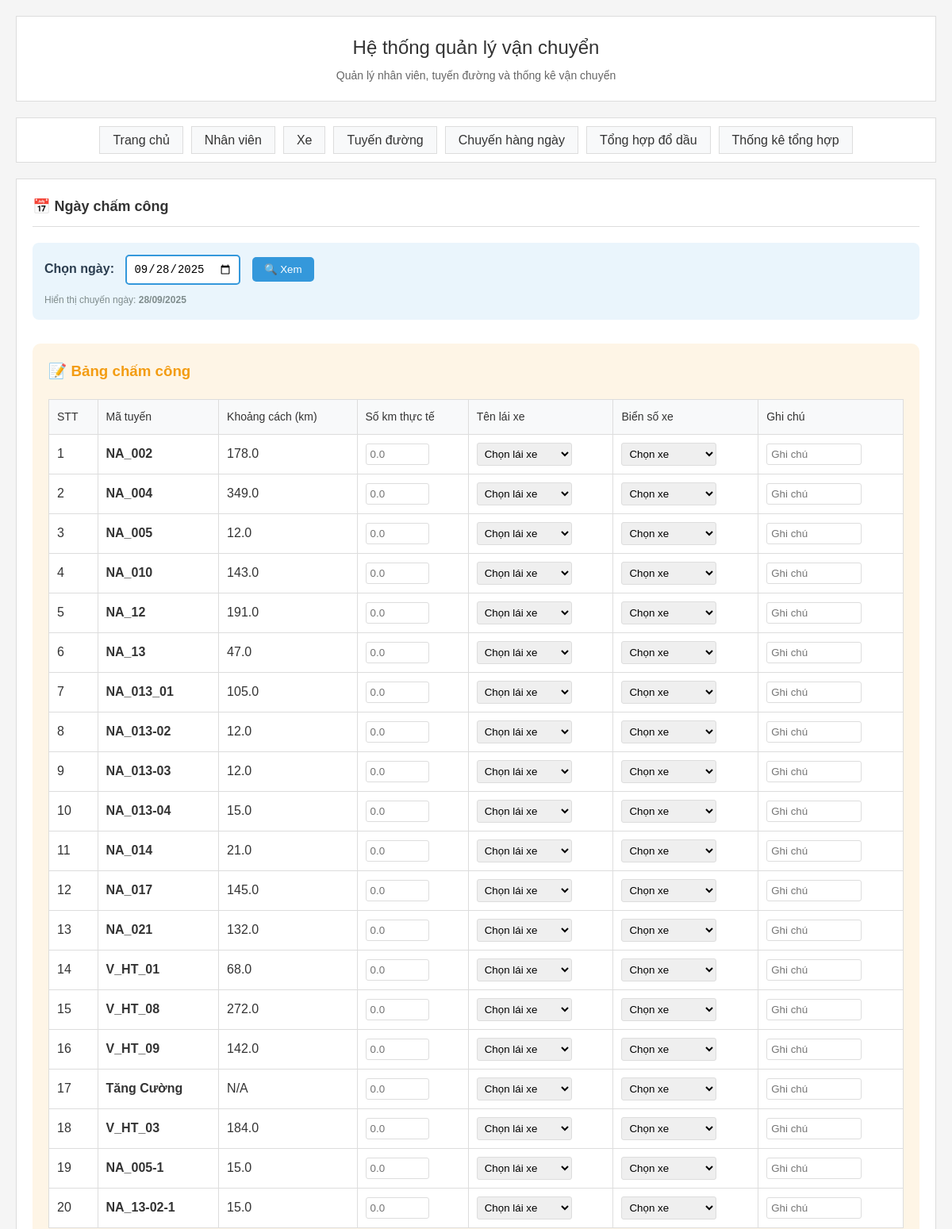
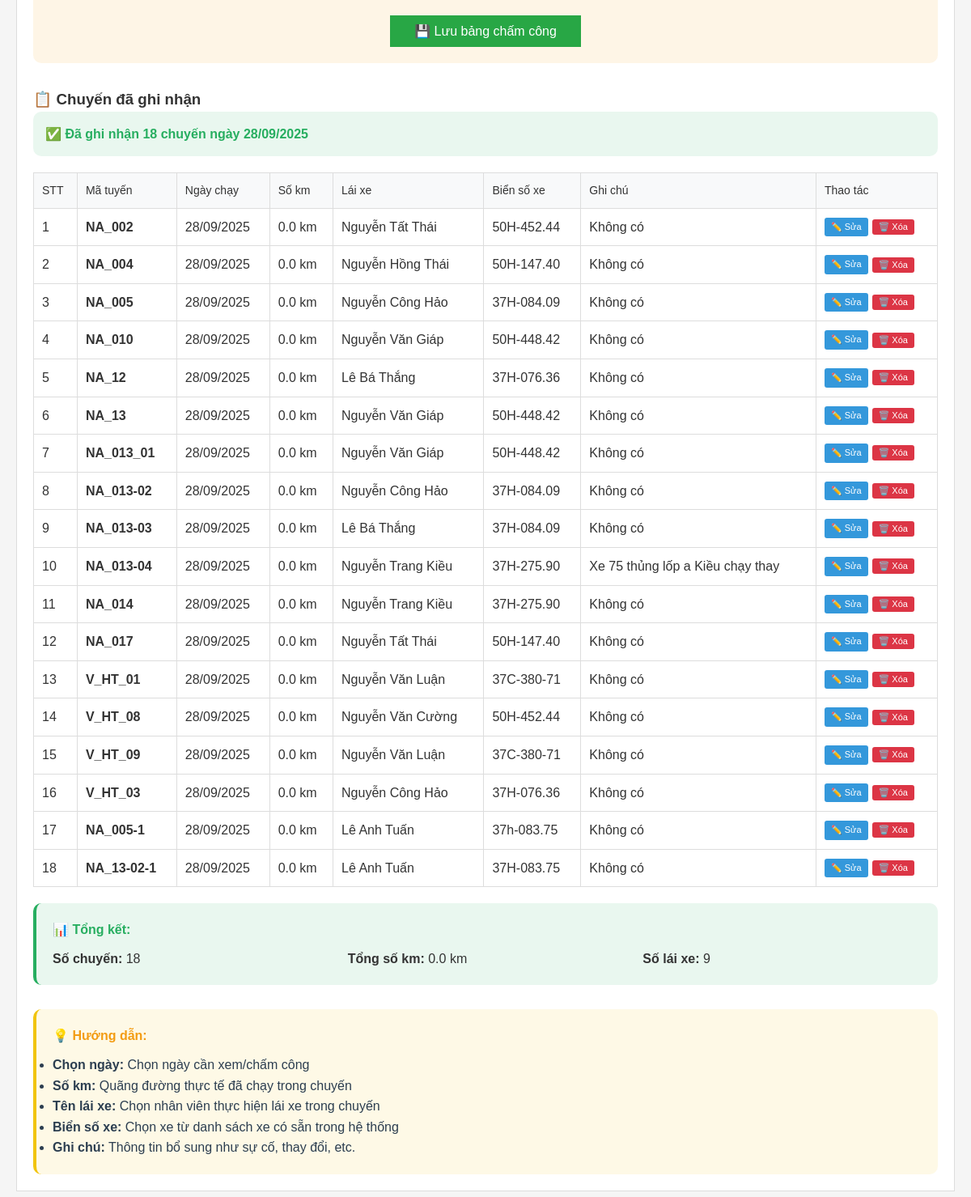
/daily-new, run on the app's committed database (2 pictures, top to bottom).
### main.py (models this page shows)
class Route(Base):
    __tablename__ = "routes"
    id = Column(Integer, primary_key=True, index=True)
    route_code = Column(String, nullable=False)  # NA_002, NA_004, etc.
    route_name = Column(String, nullable=False)
    distance = Column(Float)  # KM/Chuyến
    unit_price = Column(Float)  # Đơn giá
    vehicle_id = Column(Integer, ForeignKey("vehicles.id"), nullable=True)
    is_active = Column(Integer, default=1)
    status = Column(Integer, default=1)  # 1: Active, 0: Inactive
    created_at = Column(DateTime, default=datetime.utcnow)
    vehicle = relationship("Vehicle", back_populates="routes")
    daily_routes = relationship("DailyRoute", back_populates="route")

class DailyRoute(Base):
    __tablename__ = "daily_routes"
    id = Column(Integer, primary_key=True, index=True)
    route_id = Column(Integer, ForeignKey("routes.id"))
    date = Column(Date, nullable=False)
    distance_km = Column(Float, default=0)  # Số km
    cargo_weight = Column(Float, default=0)  # Tải trọng
    driver_name = Column(String)  # Tên lái xe
    license_plate = Column(String)  # Biển số xe
    employee_name = Column(String)  # Tên nhân viên
    notes = Column(String)
    created_at = Column(DateTime, default=datetime.utcnow)
    route = relationship("Route", back_populates="daily_routes")

### main.py (the view)
@app.get("/daily-new", response_class=HTMLResponse)
async def daily_new_page(request: Request, db: Session = Depends(get_db), selected_date: Optional[str] = None):
    routes = db.query(Route).filter(Route.is_active == 1, Route.status == 1).all()
    employees = db.query(Employee).filter(Employee.status == 1).all()
    vehicles = db.query(Vehicle).filter(Vehicle.status == 1).all()
    today = date.today()
    if selected_date:
        try:
            filter_date = datetime.strptime(selected_date, "%Y-%m-%d").date()
        except ValueError:
            filter_date = today
    else:
        filter_date = today
    daily_routes = db.query(DailyRoute).filter(DailyRoute.date == filter_date).order_by(DailyRoute.created_at.desc()).all()
    return templates.TemplateResponse("daily_new.html", {
        "request": request,
        "routes": routes,
        "employees": employees,
        "vehicles": vehicles,
        "daily_routes": daily_routes,
        "selected_date": filter_date.strftime('%Y-%m-%d'),
        "selected_date_display": filter_date.strftime('%d/%m/%Y')
    })

### templates/daily_new.html (shortened to what this page needs)
{% extends "base.html" %}
{% block content %}
<h2>📅 Ngày chấm công</h2>
<div style="margin-bottom: 30px; padding: 15px; background: rgba(52, 152, 219, 0.1); border-radius: 8px;">
    <form method="get" action="/daily-new" style="display: inline-block;">
        <label for="selected_date" style="color: #2c3e50; margin-right: 10px; font-weight: bold;">Chọn ngày:</label>
        <input type="date"
               id="selected_date"
               name="selected_date"
               value="{{ selected_date }}"
               style="padding: 8px; border: 2px solid #3498db; border-radius: 5px; font-size: 14px;"
               onchange="this.form.submit()">
        <button type="submit" style="margin-left: 10px; padding: 8px 15px; background: #3498db; color: white; border: none; border-radius: 5px; cursor: pointer;">
            🔍 Xem
        </button>
    </form>
    <div style="margin-top: 10px; color: #7f8c8d; font-size: 12px;">
        Hiển thị chuyến ngày: <strong>{{ selected_date_display }}</strong>
    </div>
</div>
<div style="background: rgba(243, 156, 18, 0.1); padding: 20px; border-radius: 10px; margin-bottom: 30px;">
    <h3 style="color: #f39c12; margin-bottom: 15px;">📝 Bảng chấm công</h3>
    <form method="post" action="/daily-new/add" id="dailyForm">
        <table class="table" style="background: white; margin-bottom: 20px;">
            <thead>
                <tr>
                    <th>STT</th>
                    <th>Mã tuyến</th>
                    <th>Khoảng cách (km)</th>
                    <th>Số km thực tế</th>
                    <th>Tên lái xe</th>
                    <th>Biển số xe</th>
                    <th>Ghi chú</th>
                </tr>
            </thead>
            <tbody>
                {% for route in routes %}
                <tr>
                    <td>{{ loop.index }}</td>
                    <td><strong>{{ route.route_code }}</strong></td>
                    <td>{{ route.distance or 'N/A' }}</td>
                    <td>
                        <input type="number"
                               name="distance_km_{{ route.id }}"
                               step="0.1"
                               placeholder="0.0"
                               style="width: 80px; padding: 5px; border: 1px solid #ddd; border-radius: 3px;">
                    </td>
                    <td>
                        <select name="driver_name_{{ route.id }}" style="width: 120px; padding: 5px; border: 1px solid #ddd; border-radius: 3px;">
                            <option value="">Chọn lái xe</option>
                        </select>
                    </td>
                    <td>
                        <select name="license_plate_{{ route.id }}" style="width: 120px; padding: 5px; border: 1px solid #ddd; border-radius: 3px;">
                            <option value="">Chọn xe</option>
                        </select>
                    </td>
                    <td>
                        <input type="text"
                               name="notes_{{ route.id }}"
                               placeholder="Ghi chú"
                               style="width: 120px; padding: 5px; border: 1px solid #ddd; border-radius: 3px;">
                    </td>
                </tr>
                {% endfor %}
            </tbody>
        </table>
        <div style="text-align: center;">
            <button type="submit" class="btn btn-success" style="padding: 10px 30px; font-size: 16px;">
                💾 Lưu bảng chấm công
            </button>
        </div>
    </form>
</div>
<h3>📋 Chuyến đã ghi nhận</h3>
{% if daily_routes %}
<div style="background: rgba(39, 174, 96, 0.1); padding: 15px; border-radius: 10px; margin-bottom: 15px;">
    <p style="margin: 0; color: #27ae60; font-weight: bold;">
        ✅ Đã ghi nhận {{ daily_routes|length }} chuyến ngày {{ selected_date_display }}
    </p>
</div>
<table class="table">
    <thead>
        <tr>
            <th>STT</th>
            <th>Mã tuyến</th>
            <th>Ngày chạy</th>
            <th>Số km</th>
            <th>Lái xe</th>
            <th>Biển số xe</th>
            <th>Ghi chú</th>
            <th>Thao tác</th>
        </tr>
    </thead>
    <tbody>
        {% for daily_route in daily_routes %}
        <tr>
            <td>{{ loop.index }}</td>
            <td><strong>{{ daily_route.route.route_code }}</strong></td>
            <td>{{ daily_route.date.strftime('%d/%m/%Y') }}</td>
            <td>{{ daily_route.distance_km }} km</td>
            <td>{{ daily_route.driver_name }}</td>
            <td>{{ daily_route.license_plate }}</td>
            <td>{{ daily_route.notes or 'Không có' }}</td>
            <td>
                <div style="display: flex; gap: 5px; align-items: center;">
                    <a href="/daily-new/edit/{{ daily_route.id }}"
                       class="btn btn-sm"
                       style="background: #3498db; color: white; padding: 3px 8px; font-size: 11px; text-decoration: none; border-radius: 3px; transition: all 0.2s;"
                       onmouseover="this.style.background='#2980b9'; this.style.transform='scale(1.05)'"
                       onmouseout="this.style.background='#3498db'; this.style.transform='scale(1)'"
                       title="Sửa chuyến">
                        ✏️ Sửa
                    </a>
                    <button onclick="deleteRoute({{ daily_route.id }})"
                            class="btn btn-sm btn-danger"
                            style="padding: 3px 8px; font-size: 11px; border: none; border-radius: 3px; transition: all 0.2s;"
                            onmouseover="this.style.transform='scale(1.05)'"
                            onmouseout="this.style.transform='scale(1)'"
                            title="Xóa chuyến">
                        🗑️ Xóa
                    </button>
                </div>
            </td>
        </tr>
        {% endfor %}
    </tbody>
</table>
<div style="margin-top: 20px; padding: 20px; background: rgba(39, 174, 96, 0.1); border-radius: 10px; border-left: 4px solid #27ae60;">
    <h4 style="color: #27ae60; margin-bottom: 10px;">📊 Tổng kết:</h4>
    <div style="display: grid; grid-template-columns: repeat(auto-fit, minmax(200px, 1fr)); gap: 20px;">
        <div>
            <strong>Số chuyến:</strong> {{ daily_routes|length }}
        </div>
        <div>
            <strong>Tổng số km:</strong> {{ "{:,.1f}".format(daily_routes|sum(attribute='distance_km')) }} km
        </div>
        <div>
            <strong>Số lái xe:</strong> {{ daily_routes|map(attribute='driver_name')|unique|list|length }}
        </div>
    </div>
</div>
{% else %}
<div style="text-align: center; padding: 40px; color: #7f8c8d;">
    <h3>📅 Chưa có chuyến nào ngày {{ selected_date_display }}</h3>
    <p>Hãy ghi nhận chuyến đầu tiên bằng form bên trên</p>
</div>
{% endif %}
<div style="margin-top: 30px; padding: 20px; background: rgba(241, 196, 15, 0.1); border-radius: 10px; border-left: 4px solid #f1c40f;">
    <h4 style="color: #f39c12; margin-bottom: 10px;">💡 Hướng dẫn:</h4>
    <ul style="color: #2c3e50; line-height: 1.6;">
        <li><strong>Chọn ngày:</strong> Chọn ngày cần xem/chấm công</li>
        <li><strong>Số km:</strong> Quãng đường thực tế đã chạy trong chuyến</li>
        <li><strong>Tên lái xe:</strong> Chọn nhân viên thực hiện lái xe trong chuyến</li>
        <li><strong>Biển số xe:</strong> Chọn xe từ danh sách xe có sẵn trong hệ thống</li>
        <li><strong>Ghi chú:</strong> Thông tin bổ sung như sự cố, thay đổi, etc.</li>
    </ul>
</div>
{% endblock %}

### static/style.css (style rules this page uses)
* { margin: 0; padding: 0; box-sizing: border-box; }
body { font-family: Arial, sans-serif; background-color: #f5f5f5; color: #333; line-height: 1.6; }
.content h2 { color: #333; margin-bottom: 20px; font-size: 18px; border-bottom: 1px solid #ddd; padding-bottom: 10px; }
.btn { background: #007bff; color: white; padding: 8px 16px; border: none; font-size: 14px; cursor: pointer; transition: background-color 0.2s; }
.btn-success { background: #28a745; }
.btn-danger { background: #dc3545; }
.table { width: 100%; border-collapse: collapse; margin-top: 20px; background: white; border: 1px solid #ddd; }
.table th, .table td { padding: 10px; text-align: left; border-bottom: 1px solid #ddd; border-right: 1px solid #ddd; }
.table th { background: #f8f9fa; color: #333; font-weight: normal; font-size: 14px; }

### data on the page
Route: route_code "NA_002", distance "178.0"
Route: route_code "NA_004", distance "349.0"
Route: route_code "NA_005", distance "12.0"
Route: route_code "NA_010", distance "143.0"
Route: route_code "NA_12", distance "191.0"
Route: route_code "NA_13", distance "47.0"
Route: route_code "NA_013_01", distance "105.0"
Route: route_code "NA_013-02", distance "12.0"
Route: route_code "NA_013-03", distance "12.0"
Route: route_code "NA_013-04", distance "15.0"
Route: route_code "NA_014", distance "21.0"
Route: route_code "NA_017", distance "145.0"
Route: route_code "NA_021", distance "132.0"
Route: route_code "V_HT_01", distance "68.0"
Route: route_code "V_HT_08", distance "272.0"
Route: route_code "V_HT_09", distance "142.0"
Route: route_code "Tăng Cường", distance "N/A"
Route: route_code "V_HT_03", distance "184.0"
Route: route_code "NA_005-1", distance "15.0"
Route: route_code "NA_13-02-1", distance "15.0"
DailyRoute: route.route_code "NA_002", date "28/09/2025", distance_km "0.0", driver_name "Nguyễn Tất Thái", license_plate "50H-452.44", notes "Không có"
DailyRoute: route.route_code "NA_004", date "28/09/2025", distance_km "0.0", driver_name "Nguyễn Hồng Thái", license_plate "50H-147.40", notes "Không có"
DailyRoute: route.route_code "NA_005", date "28/09/2025", distance_km "0.0", driver_name "Nguyễn Công Hảo", license_plate "37H-084.09", notes "Không có"
DailyRoute: route.route_code "NA_010", date "28/09/2025", distance_km "0.0", driver_name "Nguyễn Văn Giáp", license_plate "50H-448.42", notes "Không có"
DailyRoute: route.route_code "NA_12", date "28/09/2025", distance_km "0.0", driver_name "Lê Bá Thắng", license_plate "37H-076.36", notes "Không có"
DailyRoute: route.route_code "NA_13", date "28/09/2025", distance_km "0.0", driver_name "Nguyễn Văn Giáp", license_plate "50H-448.42", notes "Không có"
DailyRoute: route.route_code "NA_013_01", date "28/09/2025", distance_km "0.0", driver_name "Nguyễn Văn Giáp", license_plate "50H-448.42", notes "Không có"
DailyRoute: route.route_code "NA_013-02", date "28/09/2025", distance_km "0.0", driver_name "Nguyễn Công Hảo", license_plate "37H-084.09", notes "Không có"
DailyRoute: route.route_code "NA_013-03", date "28/09/2025", distance_km "0.0", driver_name "Lê Bá Thắng", license_plate "37H-084.09", notes "Không có"
DailyRoute: route.route_code "NA_013-04", date "28/09/2025", distance_km "0.0", driver_name "Nguyễn Trang Kiều", license_plate "37H-275.90", notes "Xe 75 thủng lốp a Kiều chạy thay"
DailyRoute: route.route_code "NA_014", date "28/09/2025", distance_km "0.0", driver_name "Nguyễn Trang Kiều", license_plate "37H-275.90", notes "Không có"
DailyRoute: route.route_code "NA_017", date "28/09/2025", distance_km "0.0", driver_name "Nguyễn Tất Thái", license_plate "50H-147.40", notes "Không có"
DailyRoute: route.route_code "V_HT_01", date "28/09/2025", distance_km "0.0", driver_name "Nguyễn Văn Luận", license_plate "37C-380-71", notes "Không có"
DailyRoute: route.route_code "V_HT_08", date "28/09/2025", distance_km "0.0", driver_name "Nguyễn Văn Cường", license_plate "50H-452.44", notes "Không có"
DailyRoute: route.route_code "V_HT_09", date "28/09/2025", distance_km "0.0", driver_name "Nguyễn Văn Luận", license_plate "37C-380-71", notes "Không có"
DailyRoute: route.route_code "V_HT_03", date "28/09/2025", distance_km "0.0", driver_name "Nguyễn Công Hảo", license_plate "37H-076.36", notes "Không có"
DailyRoute: route.route_code "NA_005-1", date "28/09/2025", distance_km "0.0", driver_name "Lê Anh Tuấn", license_plate "37h-083.75", notes "Không có"
DailyRoute: route.route_code "NA_13-02-1", date "28/09/2025", distance_km "0.0", driver_name "Lê Anh Tuấn", license_plate "37H-083.75", notes "Không có"

### other printed values
{{ selected_date_display }} "28/09/2025"
{{ daily_routes|length }} "18"
{{ "{:,.1f}".format(daily_routes|sum(attribute='distance_km')) }} "0.0"
{{ daily_routes|map(attribute='driver_name')|unique|list|length }} "9"
